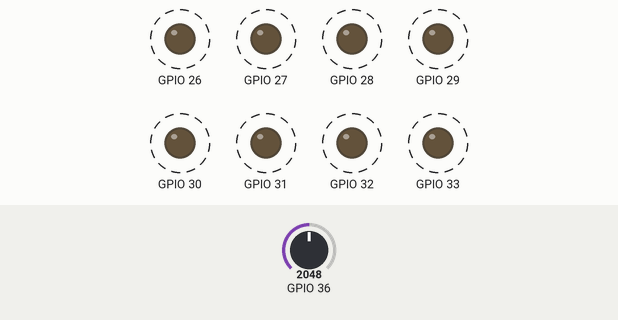
Simulated run of this sketch. Board: ESP32. Shown: output pins drawn as LEDs (lit = HIGH). Dashed ring = blinking. Inputs (shaded band) come from the test bench; at power-on: GPIO 36 = 2048.

Above: at 1.7 s.
1.8 s: GPIO 36 set to 491
At 2.16 s:
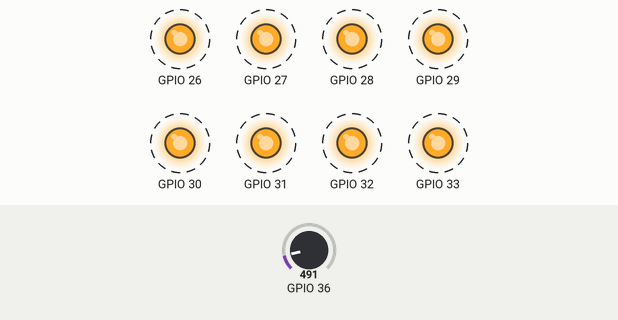
5.3 s: GPIO 36 set to 1228
At 5.71 s:
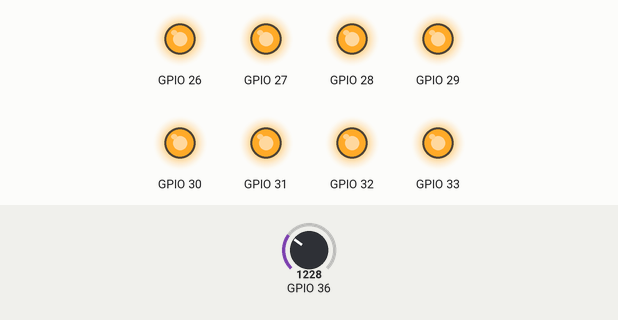
Timing chart, 0 to 14.8 s (numbered marks = the images above; inputs shaded):
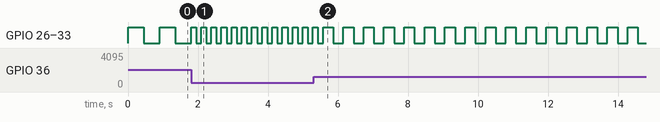

Measured:
- after the input at 1.8 s, GPIO 26–33: alternates HIGH for 0.15 s and LOW for 0.15 s, starting after 0.15 s
- by itself, GPIO 26–33: alternates HIGH for 0.45 s and LOW for 0.45 s

The sketch:

G3Z7.ino
```cpp
void zad1()
{
  int val = analogRead(A0);
  int brojLampica = map(val, 0, 1023, 0 , 8);
  for(int i = 0; i < brojLampica; i++)
    digitalWrite(26 + i, HIGH);

  for(int i = 0; i < 8 - brojLampica; i++)
    digitalWrite(33 - i, LOW);
}

void zad2()
{
  int val = analogRead(A0);
  int period = map(val, 0, 1023, 50 , 250);

  for(int i = 0; i < 8; i++)
    digitalWrite(26 + i, HIGH);

  delay(period);

  for(int i = 0; i < 8 ; i++)
    digitalWrite(33 - i, LOW);

  delay(period);
}
void setup() {
  // put your setup code here, to run once:
  for(int i = 0; i < 8; i++)
  {
    pinMode(26 + i, OUTPUT);
    digitalWrite(26 + i, LOW);
  }
}

void loop() {

  //zad1();
  zad2();


}
```
